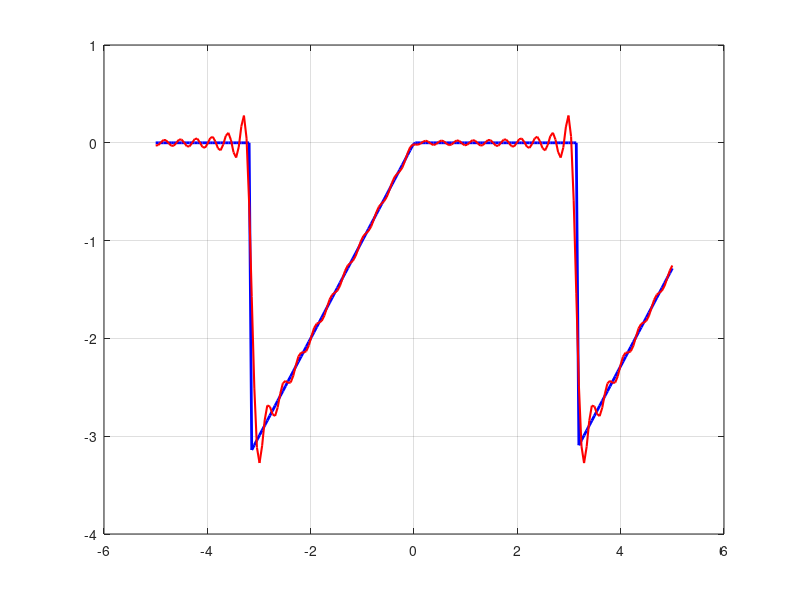
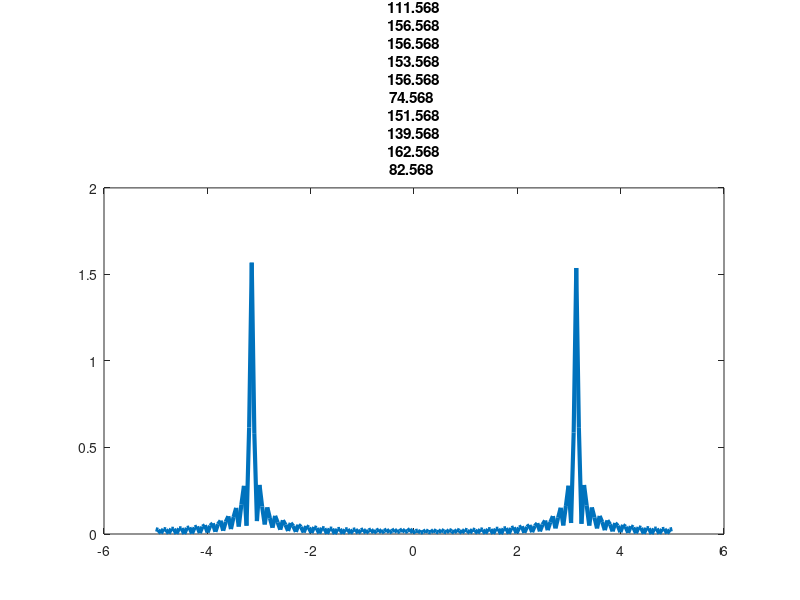

MATLAB code to generate these figures, in order:

%x = [ -pi : .01 : pi];
x = linspace(-5,5,200);
f = zeros(size(x));
m = 20; % order of partial sum
Sm = zeros(1,numel((x))); % initialize the sum
for n = 1 : m
    Sm = Sm +((1-cos(n*pi))/(pi*n*n))*cos(n*x) +(-1)^(n+1)*sin(n*x)/n;
end
Sm = -pi/4 + Sm;
mask = (mod(x,2*pi)-pi)<0;
f(mask) = 0;
mask = (mod(x,2*pi)-pi>=0);
f(mask) = -pi + abs(mod(x(mask),2*pi)-pi);
%plot(x, f)
% plot original function
figure(1)
plot(x,f,'Color','b',"LineWidth",2)
grid on
hold on
% superimpose partial sum
plot(x,Sm,'color', 'r', 'linewidth', 1.5)
% Calculate error for 0<x<2
xstart = find(x==-pi); % Index of x=0
xend = find(x==0); % Index of x=2
% Plot error
figure(2)
plot(x,abs(Sm-f), 'linewidth', 3)
% Calculate the maximum error
maxError = max(abs(Sm-f));
testString = "Error max("+maxError+")";
title(testString)